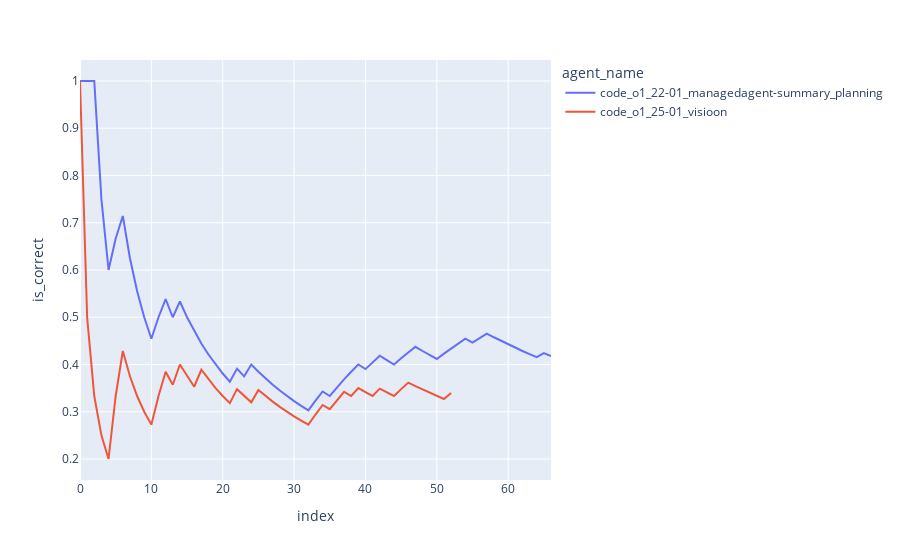

Notebook cell for this chart:
### Code cell
import plotly.express as px


cumulative_df = (
    (
        sel_df.groupby("agent_name")[["is_correct", "is_near_correct"]]
        .expanding(min_periods=1, axis=0, method="single")
        .agg({"is_correct": "mean", "is_near_correct": "count"})
        .reset_index()
    )
    .copy()
    .rename(columns={"is_near_correct": "index"})
)
cumulative_df["index"] = cumulative_df["index"].astype(int) - 1


def find_question(row):
    try:
        res = sel_df.loc[sel_df["agent_name"] == row["agent_name"], "question"].iloc[row["index"]][:50]
        return res
    except Exception:
        return ""


cumulative_df["question"] = cumulative_df.apply(find_question, axis=1)
# cumulative_df["question"] = [el[:50] for el in sel_df["question"].values]

# cumulative_df["is_correct"] = cumulative_df["is_correct"] * (165 - 68) / 165

px.line(
    cumulative_df,
    color="agent_name",
    x="index",
    y="is_correct",
    hover_data="question",
)

### Figure 1 — Plotly figure (JSON) as saved in the notebook; plotly's stock layout.template omitted (floating-point values rounded to 4 significant figures)
{"data": [{"customdata": [["A paper about AI regulation that was originally su"], ["I’m researching species that became invasive after"], ["If we assume all articles published by Nature in 2"], ["In Unlambda, what exact charcter or text needs to "], ["If Eliud Kipchoge could maintain his record-making"], ["How many studio albums were published by Mercedes "], ["The object in the British Museum's collection with"], ["According to github, when was Regression added to "], ["Here's a fun riddle that I think you'll enjoy.\n\nYo"], ["In July 2, 1959 United States standards for grades"], ["Using the Biopython library in Python, parse the P"], ["What are the EC numbers of the two most commonly u"], ["In April of 1977, who was the Prime Minister of th"], ["What's the last line of the rhyme under the flavor"], ["Use density measures from the chemistry materials "], ["What was the volume in m^3 of the fish bag that wa"], ["What is the average number of pre-2020 works on th"], ["In the video https://www.youtube.com/watch?v=L1vXC"], ["Of the authors (First M. Last) that worked on the "], ["When you take the average of the standard populati"], ["Assuming scientists in the famous youtube video Th"], ["In Series 9, Episode 11 of Doctor Who, the Doctor "], ["In terms of geographical distance between capital "], ["In the NCATS PubChem compound database for Food Ad"], ["I need to fact-check a citation. This is the citat"], ["Which contributor to the version of OpenCV where s"], ["What integer-rounded percentage of the total lengt"], ["An office held a Secret Santa gift exchange where "], ["What is the maximum length in meters of #9 in the "], ["What two-word type of model did Manash Pratim Kash"], ["What animals that were mentioned in both Ilias Lag"], ["How many High Energy Physics - Lattice articles li"], ["The photograph in the Whitney Museum of American A"], [".rewsna eht sa \"tfel\" drow eht fo etisoppo eht eti"], ["What is the minimum number of page links a person "], ["I went to Virtue restaurant & bar in Chicago for m"], ["¬(A ∧ B) ↔ (¬A ∨ ¬B)\n¬(A ∨ B) ↔ (¬A ∧ ¬B)\n(A → B) "], ["My family reunion is this week, and I was assigned"], ["In Emily Midkiff's June 2014 article in a journal "], ["It is 1999. Before you party like it is 1999, plea"], ["Under DDC 633 on Bielefeld University Library's BA"], ["In the 2018 VSCode blog post on replit.com, what w"], ["Compute the check digit the Tropicos ID for the Or"], ["What time was the Tri-Rail train that carried the "], ["Could you help me out with this assignment? Our pr"], ["In Valentina Re’s contribution to the 2017 book “W"], ["In the fictional language of Tizin, basic sentence"], ["The Metropolitan Museum of Art has a portrait in i"], ["In Nature journal's Scientific Reports conference "], ["According to Google Finance, when was the first ye"], ["Review the chess position provided in the image. I"], ["According to Box Office Mojo's 2020 Worldwide Box "], ["In the year 2022, and before December, what does \""], ["Who nominated the only Featured Article on English"], ["What writer is quoted by Merriam-Webster for the W"], ["How many pages if the 2023 IPCC report (85 pages v"], ["Given this table defining * on the set S = {a, b, "], ["The following numbers function similarly to ISBN 1"], ["How many images are there in the latest 2022 Lego "], ["The attached file shows a list of books in the col"], ["I was trying to remember how well the Cheater Beat"], ["As a comma separated list with no whitespace, usin"], ["On a leap day before the year 2008, a joke was rem"], ["What is the volume in milliliters of a system comp"], ["The Latin root of the Yola word \"gimlie\" shares a "], ["Find the value of x to the nearest tenth: Lx = (d/"], ["In the endnote found in the second-to-last paragra"]], "hovertemplate": "agent_name=code_o1_22-01_managedagent-summary_planning<br>index=%{x}<br>is_correct=%{y}<br>question=%{customdata[0]}<extra></extra>", "legendgroup": "code_o1_22-01_managedagent-summary_planning", "line": {"color": "#636efa", "dash": "solid"}, "marker": {"symbol": "circle"}, "mode": "lines", "name": "code_o1_22-01_managedagent-summary_planning", "orientation": "v", "showlegend": true, "type": "scatter", "x": [0, 1, 2, 3, 4, 5, 6, 7, 8, 9, 10, 11, 12, 13, 14, 15, 16, 17, 18, 19, 20, 21, 22, 23, 24, 25, 26, 27, 28, 29, 30, 31, 32, 33, 34, 35, 36, 37, 38, 39, 40, 41, 42, 43, 44, 45, 46, 47, 48, 49, 50, 51, 52, 53, 54, 55, 56, 57, 58, 59, 60, 61, 62, 63, 64, 65, 66], "xaxis": "x", "y": [1, 1, 1, 0.75, 0.6, 0.6667, 0.7143, 0.625, 0.5556, 0.5, 0.4545, 0.5, 0.5385, 0.5, 0.5333, 0.5, 0.4706, 0.4444, 0.4211, 0.4, 0.381, 0.3636, 0.3913, 0.375, 0.4, 0.3846, 0.3704, 0.3571, 0.3448, 0.3333, 0.3226, 0.3125, 0.303, 0.3235, 0.3429, 0.3333, 0.3514, 0.3684, 0.3846, 0.4, 0.3902, 0.4048, 0.4186, 0.4091, 0.4, 0.413, 0.4255, 0.4375, 0.4286, 0.42, 0.4118, 0.4231, 0.434, 0.4444, 0.4545, 0.4464, 0.4561, 0.4655, 0.4576, 0.45, 0.4426, 0.4355, 0.4286, 0.4219, 0.4154, 0.4242, 0.4179], "yaxis": "y"}, {"customdata": [["A paper about AI regulation that was originally su"], ["I’m researching species that became invasive after"], ["If we assume all articles published by Nature in 2"], ["In Unlambda, what exact charcter or text needs to "], ["If Eliud Kipchoge could maintain his record-making"], ["How many studio albums were published by Mercedes "], ["The object in the British Museum's collection with"], ["According to github, when was Regression added to "], ["Here's a fun riddle that I think you'll enjoy.\n\nYo"], ["In July 2, 1959 United States standards for grades"], ["Using the Biopython library in Python, parse the P"], ["What are the EC numbers of the two most commonly u"], ["In April of 1977, who was the Prime Minister of th"], ["What's the last line of the rhyme under the flavor"], ["Use density measures from the chemistry materials "], ["What was the volume in m^3 of the fish bag that wa"], ["What is the average number of pre-2020 works on th"], ["In the video https://www.youtube.com/watch?v=L1vXC"], ["Of the authors (First M. Last) that worked on the "], ["When you take the average of the standard populati"], ["Assuming scientists in the famous youtube video Th"], ["In Series 9, Episode 11 of Doctor Who, the Doctor "], ["In terms of geographical distance between capital "], ["In the NCATS PubChem compound database for Food Ad"], ["I need to fact-check a citation. This is the citat"], ["Which contributor to the version of OpenCV where s"], ["What integer-rounded percentage of the total lengt"], ["An office held a Secret Santa gift exchange where "], ["What is the maximum length in meters of #9 in the "], ["What two-word type of model did Manash Pratim Kash"], ["What animals that were mentioned in both Ilias Lag"], ["How many High Energy Physics - Lattice articles li"], ["The photograph in the Whitney Museum of American A"], [".rewsna eht sa \"tfel\" drow eht fo etisoppo eht eti"], ["What is the minimum number of page links a person "], ["I went to Virtue restaurant & bar in Chicago for m"], ["¬(A ∧ B) ↔ (¬A ∨ ¬B)\n¬(A ∨ B) ↔ (¬A ∧ ¬B)\n(A → B) "], ["My family reunion is this week, and I was assigned"], ["In Emily Midkiff's June 2014 article in a journal "], ["It is 1999. Before you party like it is 1999, plea"], ["Under DDC 633 on Bielefeld University Library's BA"], ["In the 2018 VSCode blog post on replit.com, what w"], ["Compute the check digit the Tropicos ID for the Or"], ["What time was the Tri-Rail train that carried the "], ["Could you help me out with this assignment? Our pr"], ["In Valentina Re’s contribution to the 2017 book “W"], ["In the fictional language of Tizin, basic sentence"], ["The Metropolitan Museum of Art has a portrait in i"], ["In Nature journal's Scientific Reports conference "], ["According to Google Finance, when was the first ye"], ["Review the chess position provided in the image. I"], ["According to Box Office Mojo's 2020 Worldwide Box "], ["In the year 2022, and before December, what does \""]], "hovertemplate": "agent_name=code_o1_25-01_visioon<br>index=%{x}<br>is_correct=%{y}<br>question=%{customdata[0]}<extra></extra>", "legendgroup": "code_o1_25-01_visioon", "line": {"color": "#EF553B", "dash": "solid"}, "marker": {"symbol": "circle"}, "mode": "lines", "name": "code_o1_25-01_visioon", "orientation": "v", "showlegend": true, "type": "scatter", "x": [0, 1, 2, 3, 4, 5, 6, 7, 8, 9, 10, 11, 12, 13, 14, 15, 16, 17, 18, 19, 20, 21, 22, 23, 24, 25, 26, 27, 28, 29, 30, 31, 32, 33, 34, 35, 36, 37, 38, 39, 40, 41, 42, 43, 44, 45, 46, 47, 48, 49, 50, 51, 52], "xaxis": "x", "y": [1, 0.5, 0.3333, 0.25, 0.2, 0.3333, 0.4286, 0.375, 0.3333, 0.3, 0.2727, 0.3333, 0.3846, 0.3571, 0.4, 0.375, 0.3529, 0.3889, 0.3684, 0.35, 0.3333, 0.3182, 0.3478, 0.3333, 0.32, 0.3462, 0.3333, 0.3214, 0.3103, 0.3, 0.2903, 0.2812, 0.2727, 0.2941, 0.3143, 0.3056, 0.3243, 0.3421, 0.3333, 0.35, 0.3415, 0.3333, 0.3488, 0.3409, 0.3333, 0.3478, 0.3617, 0.3542, 0.3469, 0.34, 0.3333, 0.3269, 0.3396], "yaxis": "y"}], "layout": {"legend": {"title": {"text": "agent_name"}, "tracegroupgap": 0}, "margin": {"t": 60}, "xaxis": {"anchor": "y", "domain": [0, 1], "title": {"text": "index"}}, "yaxis": {"anchor": "x", "domain": [0, 1], "title": {"text": "is_correct"}}}}
